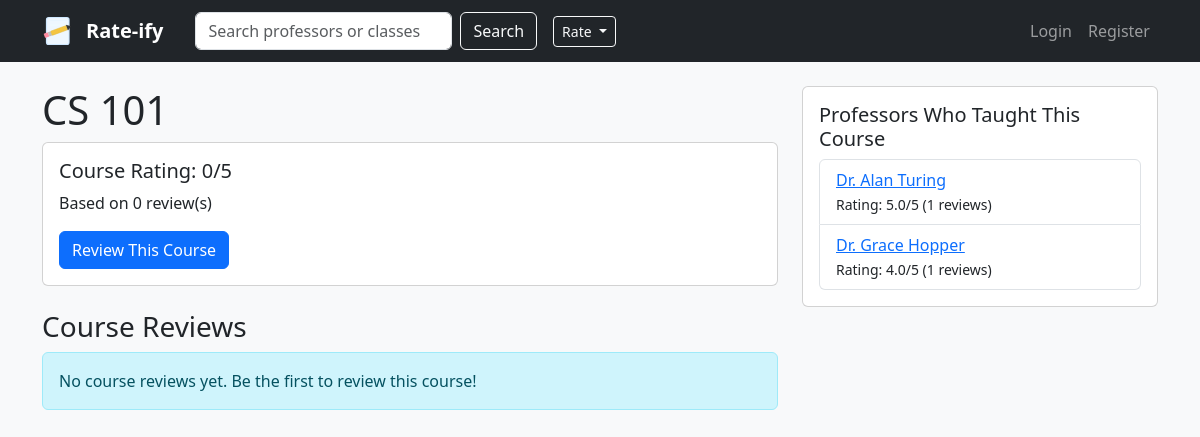
/course/CS 101, run on the app's committed database.
### app.py (models this page shows)
class Course(db.Model):
    __tablename__ = 'courses'
    id = db.Column(db.Integer, primary_key=True)
    code = db.Column(db.String(32), unique=True, nullable=False)
    title = db.Column(db.String(200), nullable=True)
    reviews = db.relationship('CourseReview', backref='course', lazy=True)  # ADD THIS LINE

class Professor(db.Model):
    __tablename__ = 'professors'
    id = db.Column(db.Integer, primary_key=True)
    name = db.Column(db.String(100), nullable=False)
    department = db.Column(db.String(100))
    university = db.Column(db.String(100))
    user_id = db.Column(db.Integer, db.ForeignKey('users.id'), nullable=True)
    reviews = db.relationship('Review', backref='professor', lazy=True)
    user = db.relationship('User', backref='professor_profile', uselist=False)

### app.py (the view)
@app.route('/course/<string:course_code>')
def course_detail(course_code):
    course = Course.query.filter_by(code=course_code).first_or_404()
    reviews = course.reviews
    avg_rating = 0
    if reviews:
        avg_rating = sum([r.rating for r in reviews]) / len(reviews)
    professor_reviews = Review.query.filter_by(course_code=course_code).all()
    prof_avg_rating = 0
    if professor_reviews:
        prof_avg_rating = sum([r.rating for r in professor_reviews]) / len(professor_reviews)
    professors = {}
    for review in professor_reviews:
        if review.professor:
            prof_id = review.professor.id
            if prof_id not in professors:
                professors[prof_id] = {
                    'professor': review.professor,
                    'review_count': 0,
                    'avg_rating': 0
                }
            professors[prof_id]['review_count'] += 1
    for prof_id, data in professors.items():
        prof_reviews = [r for r in professor_reviews if r.professor_id == prof_id]
        if prof_reviews:
            data['avg_rating'] = sum([r.rating for r in prof_reviews]) / len(prof_reviews)
    return render_template('course_detail.html',
                         course=course,
                         reviews=reviews,
                         avg_rating=round(avg_rating, 1),
                         professors=list(professors.values()),
                         prof_avg_rating=round(prof_avg_rating, 1))

### templates/course_detail.html (shortened to what this page needs)
{% extends "base.html" %}
{% block content %}
<div class="row">
    <div class="col-md-8">
        <h1>{{ course.code }}</h1>
        <div class="card mb-4">
            <div class="card-body">
                <h5>Course Rating: {{ avg_rating }}/5</h5>
                <p>Based on {{ reviews|length }} review(s)</p>
                <a href="{{ url_for('review_course', course_code=course.code) }}" class="btn btn-primary">
                    Review This Course
                </a>
            </div>
        </div>
        <h3>Course Reviews</h3>
        {% if reviews %}
            {% for review in reviews %}
            <div class="card mb-3">
                <div class="card-body">
                    <div class="d-flex justify-content-between">
                        <h5>Rating: {{ review.rating }}/5</h5>
                        <small class="text-muted">{{ review.created_at.strftime('%Y-%m-%d') }}</small>
                    </div>
                    {% if review.comment %}
                    <p class="mt-2">{{ review.comment }}</p>
                    {% endif %}
                    {% if review.grade %}
                    <small>Grade: {{ review.grade }}</small>
                    {% endif %}
                </div>
            </div>
            {% endfor %}
        {% else %}
            <div class="alert alert-info">
                No course reviews yet. Be the first to review this course!
            </div>
        {% endif %}
    </div>
    <div class="col-md-4">
        <div class="card">
            <div class="card-body">
                <h5>Professors Who Taught This Course</h5>
                {% if professors %}
                    <ul class="list-group">
                    {% for prof_data in professors %}
                        <li class="list-group-item">
                            <a href="{{ url_for('professor_detail', id=prof_data.professor.id) }}">
                                {{ prof_data.professor.name }}
                            </a>
                            <br>
                            <small>Rating: {{ prof_data.avg_rating }}/5 ({{ prof_data.review_count }} reviews)</small>
                        </li>
                    {% endfor %}
                    </ul>
                {% else %}
                    <p class="text-muted">No professor reviews for this course yet.</p>
                {% endif %}
            </div>
        </div>
    </div>
</div>
{% endblock %}

### data on the page
Course: code "CS 101"
Professor: professor.name "Dr. Alan Turing"
Professor: professor.name "Dr. Grace Hopper"

### other printed values
{{ avg_rating }} "0"
{{ reviews|length }} "0"
{{ prof_data.avg_rating }} "5.0" "4.0"
{{ prof_data.review_count }} "1" "1"
